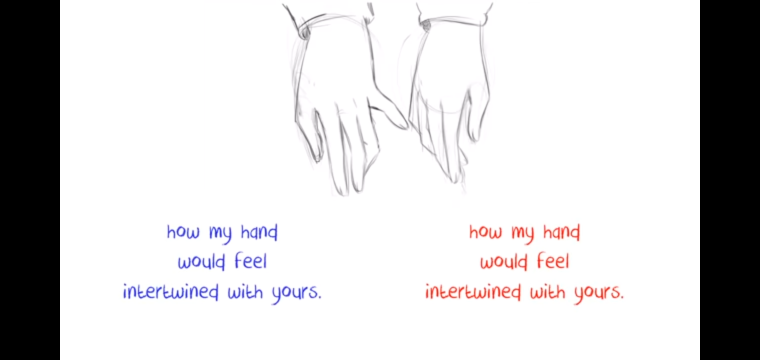
#> input picture GAN/draw/Screenshot_2020-01-06-23-14-26-87.png, 1520 x 720 px (shown at 1/2 size); its folder holds only this picture in this run
$ python cv_refresh.py
#> lines starting #> are read from the running program, lines starting #| are printed output that depends on the picture
import cv2
import os
import numpy as np

PATH='draw/'
emt=[]

for i in os.listdir(PATH):
   im=cv2.imread(PATH+i)
#> im is the input picture: shape (720, 1520, 3); mean B, G, R 212, 211.1, 212.2
   im=cv2.cvtColor(im, cv2.COLOR_BGR2GRAY)
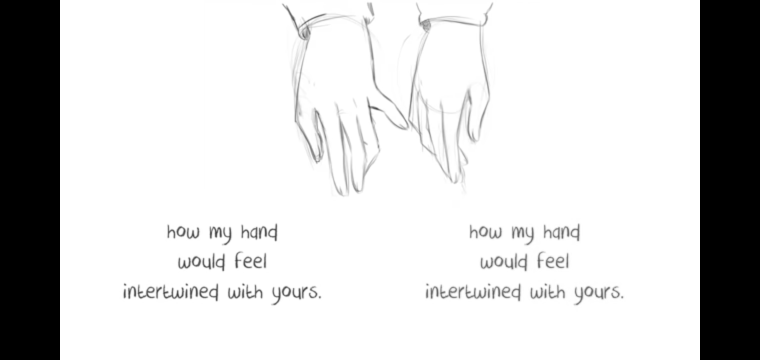
#> im: shape (720, 1520) (shown at 1/2 size); min 0, max 255, mean 211.5
   im=cv2.resize(im,(28,28))
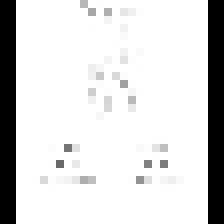
#> im: shape (28, 28) (shown 8 times larger); min 0, max 255, mean 216
   emt.append(im)

emt=np.asarray(emt)
print(emt.shape)
#| (1, 28, 28)

$ run again, on GAN/draw/Screenshot_2020-01-06-23-15-29-96.png
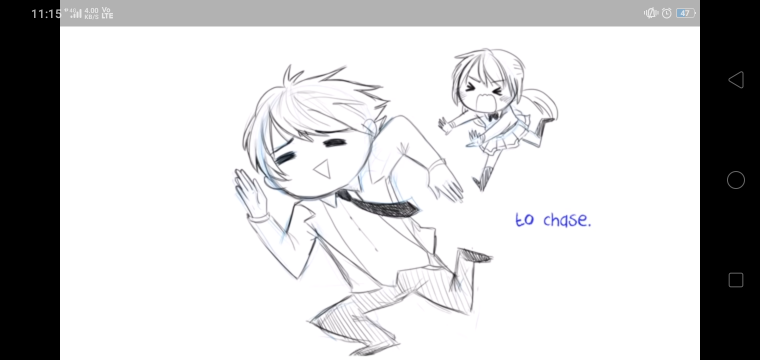
#> input picture GAN/draw/Screenshot_2020-01-06-23-15-29-96.png, 1520 x 720 px (shown at 1/2 size)
#> im is the input picture: shape (720, 1520, 3); mean B, G, R 205.2, 204.5, 204.6
#> `im=cv2.resize(im,(28,28))`:
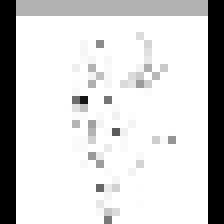
#> im: shape (28, 28) (shown 8 times larger); min 0, max 255, mean 209.7
#| (1, 28, 28)

$ run again, on GAN/draw/Screenshot_2020-01-06-23-15-41-06.png
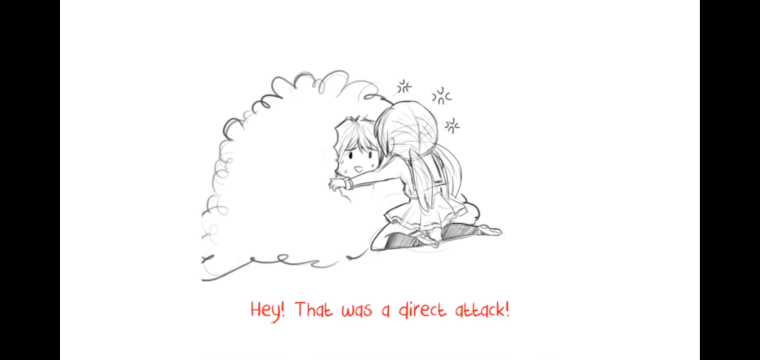
#> input picture GAN/draw/Screenshot_2020-01-06-23-15-41-06.png, 1520 x 720 px (shown at 1/2 size)
#> im is the input picture: shape (720, 1520, 3); mean B, G, R 211.4, 211.3, 212
#> `im=cv2.resize(im,(28,28))`:
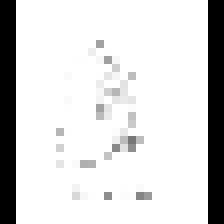
#> im: shape (28, 28) (shown 8 times larger); min 0, max 255, mean 215.5
#| (1, 28, 28)

$ run again, on GAN/draw/Screenshot_2020-01-06-23-14-37-84.png
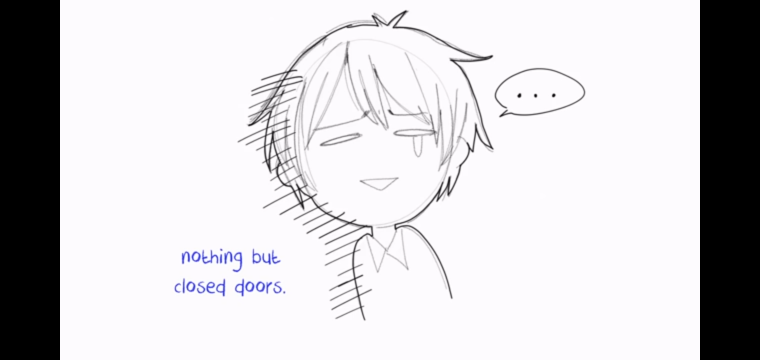
#> input picture GAN/draw/Screenshot_2020-01-06-23-14-37-84.png, 1520 x 720 px (shown at 1/2 size)
#> im is the input picture: shape (720, 1520, 3); mean B, G, R 210, 207.1, 208.8
#> `im=cv2.resize(im,(28,28))`:
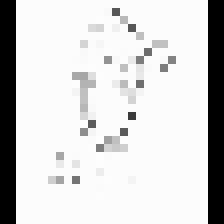
#> im: shape (28, 28) (shown 8 times larger); min 0, max 254, mean 211.1
#| (1, 28, 28)
